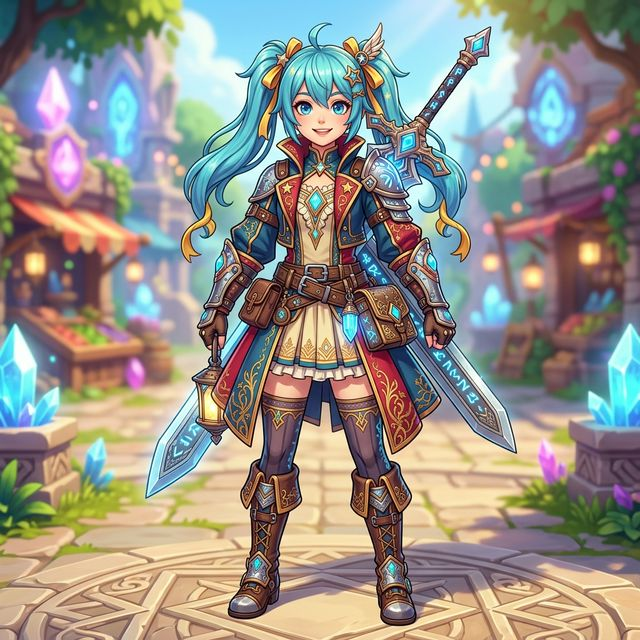
#> input picture TP01_Traitement_Images_PIL/input_image.jpg, 640 x 640 px
$ python tp01.py
#> lines starting #> are read from the running program, lines starting #| are printed output that depends on the picture; after the words box and inside, x2 and y2 are one past the last pixel; in counts of white or black regions, pixels touching at a corner belong together
import os
from PIL import Image, ImageEnhance, ImageFilter, ImageOps
import matplotlib.pyplot as plt

def save_comparison(img1, title1, img2, title2, results_dir, filename, cmap1=None, cmap2=None):
    fig, axes = plt.subplots(1, 2, figsize=(10, 5))

    if cmap1:
        axes[0].imshow(img1, cmap=cmap1)
    else:
        axes[0].imshow(img1)
    axes[0].set_title(title1)
    axes[0].axis("off")

    if cmap2:
        axes[1].imshow(img2, cmap=cmap2)
    else:
        axes[1].imshow(img2)
    axes[1].set_title(title2)
    axes[1].axis("off")

    plt.tight_layout()
    plt.savefig(os.path.join(results_dir, filename))
    plt.close()

def main():
    script_dir = os.path.dirname(os.path.abspath(__file__))
    results_dir = os.path.join(script_dir, "results")
    os.makedirs(results_dir, exist_ok=True)

    # Partie 1 : Lecture de l'image et sauvegarde
    print("Partie 1: Lecture ...")
    input_path = os.path.join(script_dir, "input_image.jpg")
    img = Image.open(input_path).convert("RGB")
#> img is the input picture: PIL image 640x640 RGB; mean R, G, B 149.4, 145.7, 137.1
    img.save(os.path.join(results_dir, "image_originale.png"))

    # Partie 2 : Redimensionnement
    print("Partie 2: Redimensionnement ...")
    img_resized = img.resize((300, 150))
    save_comparison(img, "Originale", img_resized, "Redimensionnée (300x150)", results_dir, "image_redimensionnee.png")

    # Partie 3 : Augmentation de la luminosité
    print("Partie 3: Luminosité ...")
    enhancer = ImageEnhance.Brightness(img)
    img_bright = enhancer.enhance(1.5)
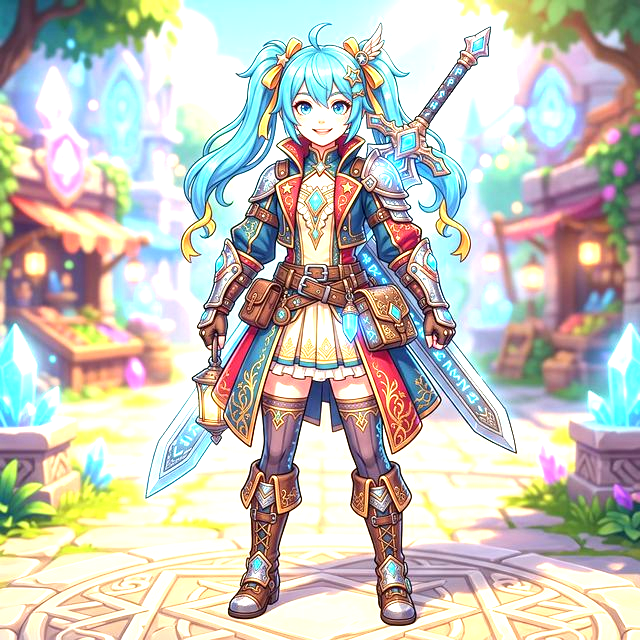
#> img_bright: PIL image 640x640 RGB; mean R, G, B 197.1, 194.8, 186
    save_comparison(img, "Originale", img_bright, "Luminosité x1.5", results_dir, "image_luminosite_augmente.png")

    # Partie 4 : Conversion en niveaux de gris
    print("Partie 4: Niveaux de gris ...")
    img_gray = img.convert("L")
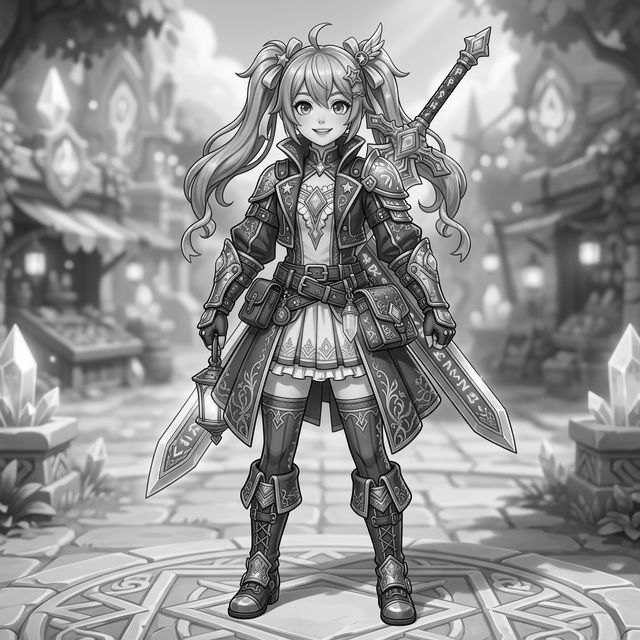
#> img_gray: PIL image 640x640 L; min 0, max 255, mean 145.8
    save_comparison(img, "Originale RGB", img_gray, "Niveaux de gris (Mode L)", results_dir, "image_gris.png", cmap2="gray")

    # Partie 5 : Binarisation avec seuil de 128
    print("Partie 5: Binarisation ...")
    threshold = 128
    img_bin = img_gray.point(lambda p: 255 if p > threshold else 0, mode="1")
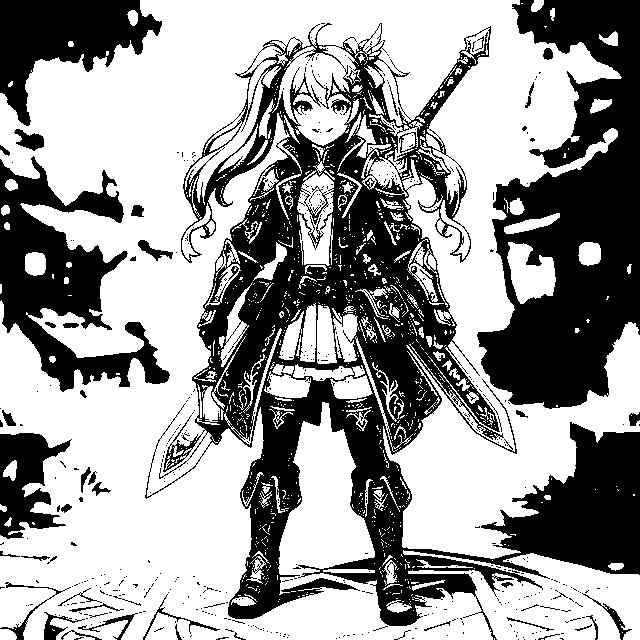
#> img_bin: PIL image 640x640 1; 60.6% white; 519 black regions (467 under 20 px), largest, box (x1, y1, x2, y2) and area: (145, 23, 640, 640) 86678, (477, 0, 640, 409) 39145, (0, 156, 170, 392) 15834
    save_comparison(img_gray, "Niveaux de gris", img_bin, "Binarisée (Seuil 128)", results_dir, "image_binarisee.png", cmap1="gray", cmap2="gray")

    # Partie 6 : Détection de contours
    print("Partie 6: Contours ...")
    img_edges = img_gray.filter(ImageFilter.FIND_EDGES)
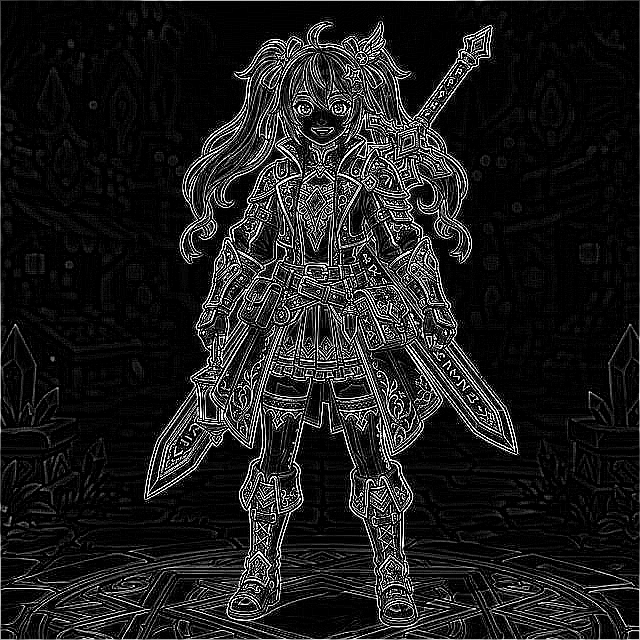
#> img_edges: PIL image 640x640 L; min 0, max 255, mean 29.1
    save_comparison(img_gray, "Niveaux de gris", img_edges, "Contours (FIND_EDGES)", results_dir, "image_contours.png", cmap1="gray", cmap2="gray")

    # Partie 7 : Flou gaussien (rayons 1, 2 et 3)
    print("Partie 7: Flou Gaussien ...")
    img_blur1 = img.filter(ImageFilter.GaussianBlur(1))
    img_blur2 = img.filter(ImageFilter.GaussianBlur(2))
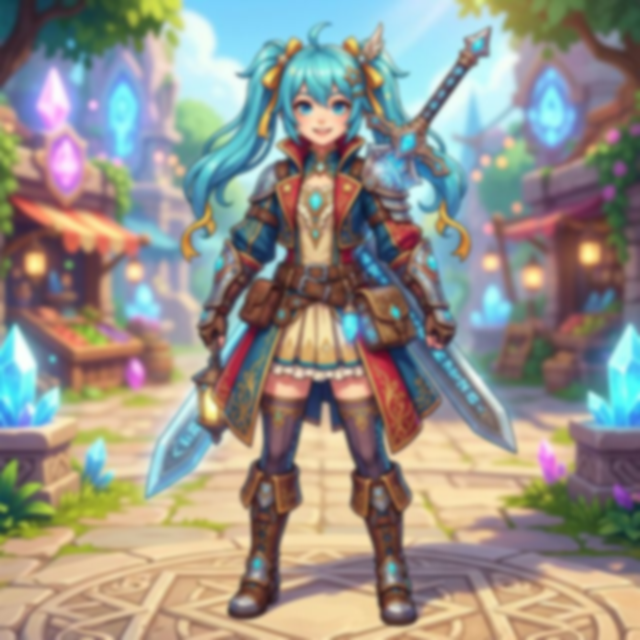
#> img_blur2: PIL image 640x640 RGB; mean R, G, B 149.4, 145.7, 137.1
    img_blur3 = img.filter(ImageFilter.GaussianBlur(3))

    fig, axes = plt.subplots(1, 4, figsize=(20, 5))
    axes[0].imshow(img)
    axes[0].set_title("Originale")
    axes[0].axis("off")
    axes[1].imshow(img_blur1)
    axes[1].set_title("Flou (r=1)")
    axes[1].axis("off")
    axes[2].imshow(img_blur2)
    axes[2].set_title("Flou (r=2)")
    axes[2].axis("off")
    axes[3].imshow(img_blur3)
    axes[3].set_title("Flou (r=3)")
    axes[3].axis("off")
    plt.tight_layout()
    plt.savefig(os.path.join(results_dir, "image_flou_gaussien.png"))
    plt.close()

    # Partie 8 : Calcul et tracé de l'histogramme
    print("Partie 8: Histogramme ...")
    hist = img_gray.histogram()
#> hist = 256 values, max 3241 at index 214, min 9 at index 0, mean 1600
    plt.figure(figsize=(8, 5))
    plt.plot(hist, color="black")
    plt.title("Histogramme de l'image en niveaux de gris")
    plt.xlabel("Niveau de gris (0-255)")
    plt.ylabel("Nombre de pixels")
    plt.grid(True, alpha=0.3)
    plt.tight_layout()
    plt.savefig(os.path.join(results_dir, "histogramme.png"))
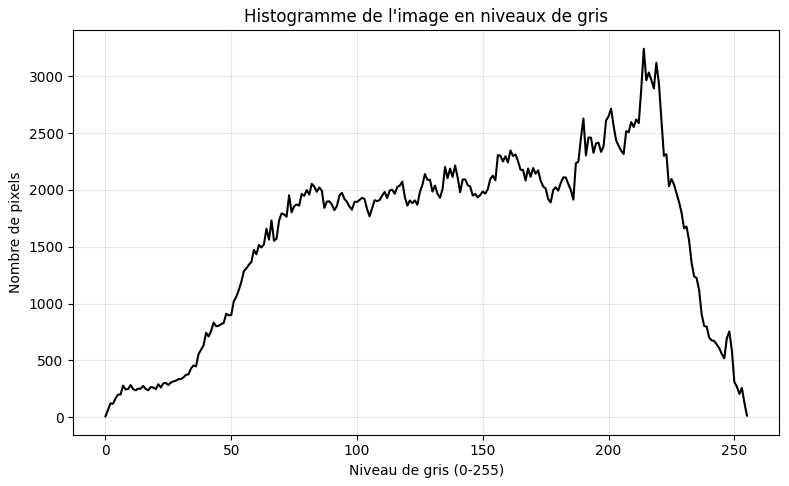
#> figure drawn by matplotlib, 1 panel; curve peaks at x = 214, y = 3241
    plt.close()

    # Partie 9 : Égalisation de l'histogramme
    print("Partie 9: Egalisation de l'histogramme ...")
    img_eq = ImageOps.equalize(img_gray)
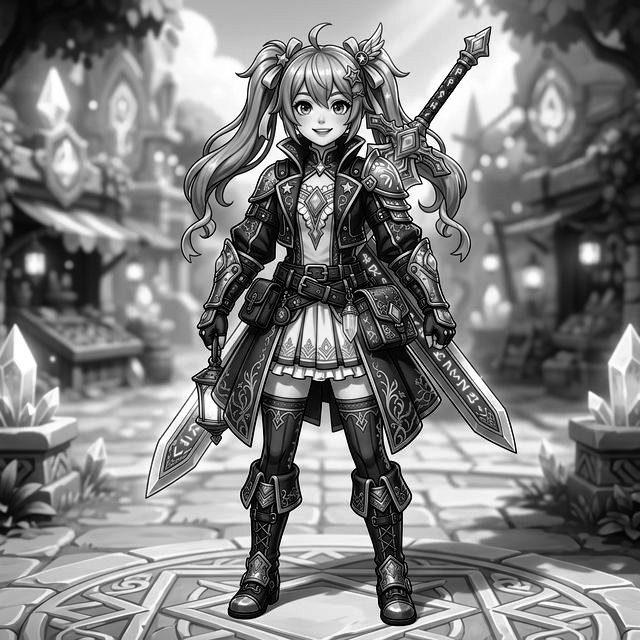
#> img_eq: PIL image 640x640 L; min 0, max 255, mean 126.9
    save_comparison(img_gray, "Originale Grise", img_eq, "Égalisée", results_dir, "image_egalisee.png", cmap1="gray", cmap2="gray")

    print("--- TRITEMENT TERMINE. Résultats dans le dossier 'results/' ---")

if __name__ == "__main__":
    main()
